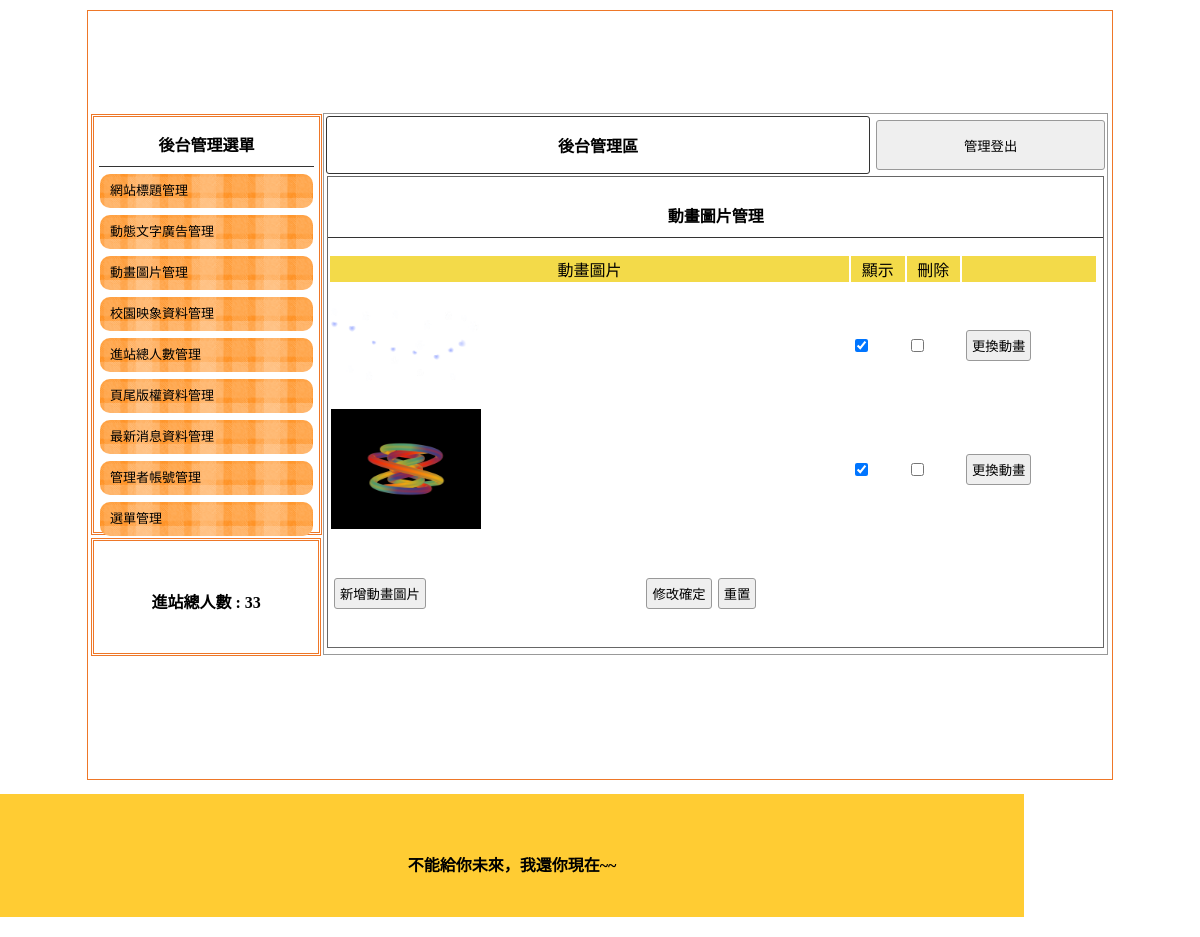
The page /backend.php?do=mvim on the database its author committed.
### tables this page shows
CREATE TABLE `total` (
  `id` int(10) UNSIGNED NOT NULL,
  `total` int(11) NOT NULL
);

CREATE TABLE `mvim` (
  `id` int(10) UNSIGNED NOT NULL,
  `img` text NOT NULL,
  `sh` tinyint(1) NOT NULL
);

CREATE TABLE `bottom` (
  `id` int(10) UNSIGNED NOT NULL,
  `bottom` text NOT NULL
);

### base.php (called while the page is built, shortened)
<?php
$BASEDIR=dirname(__FILE__);
include_once $BASEDIR."/Controller/Mvim.php";
$Total = new Total;
$Bottom = new Bottom;

### controller/Mvim.php (called while the page is built, shortened)
<?php
include_once "DB.php";
class Mvim extends DB
{
    public function list(){
        $this->backend("./view/mvim.php");
    }
}
?>

### view/mvim.php (the view, shortened to what this page needs)
		<table width="100%">
			<tbody>
				<tr class="yel">
					<td width="68%"><?=$this->header;?></td>
					<td width="7%">顯示</td>
					<td width="7%">刪除</td>
					<td></td>
				</tr>
                            <?php
                                $rows=$this->all();
                                foreach($rows as $row){
                            ?>
                            <tr>
                            <td><img src="./upload/<?=$row['img'];?>"style="width:150px; height:120px;"></td>
                            <td><input type="checkbox" name="sh[]" value="<?=$row['id'];?>" <?=($row['sh']==1)?'checked':'';?>></td>
                            <td><input type="checkbox" name="del[]" value="<?=$row['id'];?>"></td>
                            <td><input type="button" value="更換動畫"></td>
				<td>
                </td>
			</tr>
                            <?php
                                }
                                ?>
			</tbody>
		</table>
		<table style="margin-top:40px; width:70%;">
			<tbody>
				<tr>
					<td width="200px"><input type="button"
					onclick="op('#cover','#cvr','./modal/add_form.php?table=<?=$this->table;?>&id=<?=$row['id'];?>')"
					value="新增<?=$this->header;?>"></td>
					<td class="cent"><input type="submit" value="修改確定"><input type="reset" value="重置"></td>
				</tr>
			</tbody>
		</table>
	</form>
</div>

### backend.php (shortened to what this page needs)
<?php include_once "base.php" ?>
<!DOCTYPE html PUBLIC "-//W3C//DTD XHTML 1.0 Transitional//EN" "http://www.w3.org/TR/xhtml1/DTD/xhtml1-transitional.dtd">
<html xmlns="http://www.w3.org/1999/xhtml">
<head>
	<link href="./css/css.css" rel="stylesheet" type="text/css">
</head>
<body>
	<div id="main">
		<a title="" href="?">
			<div class="ti" style="background:url(&#39;use/&#39;); background-size:cover;"></div>
		</a>
		<div id="ms">
			<div id="lf" style="float:left;">
				<div id="menuput" class="dbor">
					<span class="t botli">後台管理選單</span>
					<a style="color:#000; font-size:13px; text-decoration:none;" href="?do=title">
						<div class="mainmu">
							網站標題管理 </div>
					</a>
					<a style="color:#000; font-size:13px; text-decoration:none;" href="?do=ad">
						<div class="mainmu">
							動態文字廣告管理 </div>
					</a>
					<a style="color:#000; font-size:13px; text-decoration:none;" href="?do=mvim">
						<div class="mainmu">
							動畫圖片管理 </div>
					</a>
					<a style="color:#000; font-size:13px; text-decoration:none;" href="?do=image">
						<div class="mainmu">
							校園映象資料管理 </div>
					</a>
					<a style="color:#000; font-size:13px; text-decoration:none;" href="?do=total">
						<div class="mainmu">
							進站總人數管理 </div>
					</a>
					<a style="color:#000; font-size:13px; text-decoration:none;" href="?do=bottom">
						<div class="mainmu">
							頁尾版權資料管理 </div>
					</a>
					<a style="color:#000; font-size:13px; text-decoration:none;" href="?do=news">
						<div class="mainmu">
							最新消息資料管理 </div>
					</a>
					<a style="color:#000; font-size:13px; text-decoration:none;" href="?do=admin">
						<div class="mainmu">
							管理者帳號管理 </div>
					</a>
					<a style="color:#000; font-size:13px; text-decoration:none;" href="?do=menu">
						<div class="mainmu">
							選單管理 </div>
					</a>
				</div>
				<div class="dbor" style="margin:3px; width:95%; height:20%; line-height:100px;">
					<span class="t">進站總人數 :
						<?=$Total->find(1)['total'];?> </span>
				</div>
			</div>
			<div class="di" style="height:540px; border:#999 1px solid; width:76.5%; margin:2px 0px 0px 0px; float:left; position:relative; left:20px;">
				<table width="100%">
					<tbody>
						<tr>
							<td style="width:70%;font-weight:800; border:#333 1px solid; border-radius:3px;" class="cent"><a href="?do=admin" style="color:#000; text-decoration:none;">後台管理區</a></td>
							<td><button onclick="document.cookie=&#39;user=&#39;;location.replace(&#39;?&#39;)" style="width:99%; margin-right:2px; height:50px;">管理登出</button></td>
						</tr>
					</tbody>
				</table>
			<?php
			$do=$_GET['do']??'title';
			$table=ucfirst($do);
			$$table->list();
?>
			</div>
		</div>
		<div style="width:1024px; left:0px; position:relative; background:#FC3; margin-top:4px; height:123px; display:block;">
			<span class="t" style="line-height:123px;"><?=$Bottom->find(1)['bottom'];?></span>
		</div>
</body>
</html>

### css/css.css (style rules this page uses)
body { padding:0px; margin:0px; }
#main { width:1024px; height:768px; margin:10px auto 10px auto; border:#EE7728 1px solid; position:relative; }
.ti { width:100%; height:100px; position:relative; background-size:cover; background-repeat:no-repeat; }
.dbor { border:#EE7728 double 3px; margin:1px; padding:2px 10px 2px 10px; }
.t { font-weight:800; display:block; text-align:center; padding:10px 1px 10px 1px; }
.botli { border-bottom:#333 1px solid; }
.mainmu { position:relative; border-radius:10px; background:url(icon/menu.fw.png) center no-repeat; background-size:cover; line-height:30px; padding:2px 10px 2px 10px; margin:7px 1px 7px 1px; }
#lf { height:540px; width:21%; display:inline-block; }
#menuput { width:100%; height:75%; position:relative; padding:5px; display:block; margin: 3px; }
.di { display:inline-block; }
.cent { text-align:center; }
input,button { border:#999 1px solid; border-radius:3px; background:#EFEFEF; padding:5px; margin:3px; }
.yel td { background:#F3DA49; text-align:center; }

### rows shown on the page
total: total "33"
mvim: img (picture), sh "☑"
mvim: img (picture), sh "☑"
bottom: bottom "不能給你未來，我還你現在~~"

### other values the page prints
$this->header "動畫圖片"
